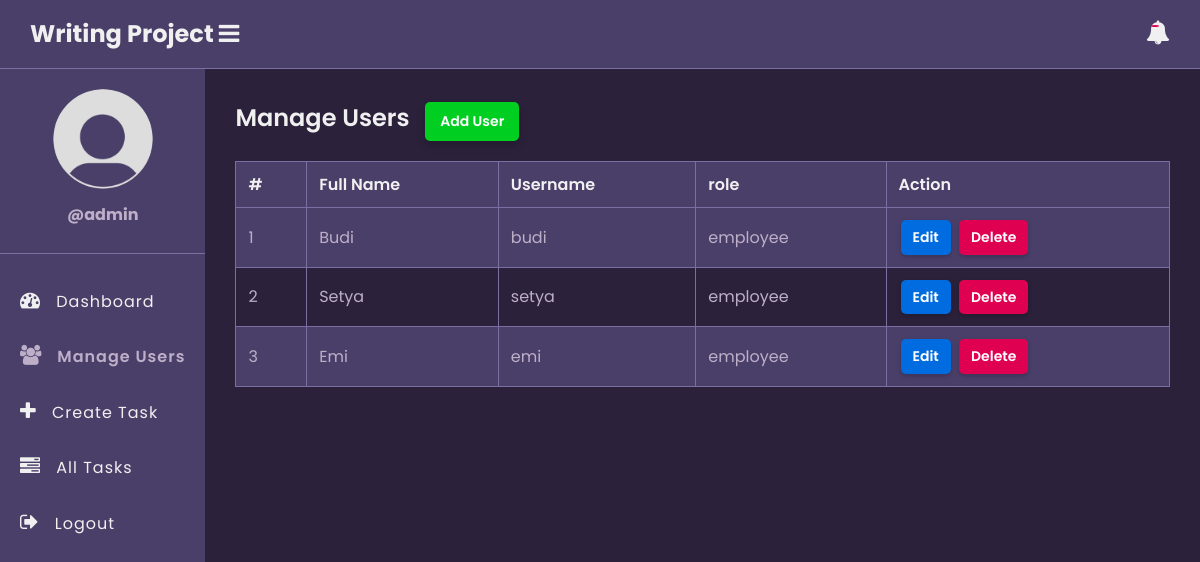
Screenshot of /user.php (signed in) with the database file from the repository.
### tables this page shows
CREATE TABLE `users` (
  `id` int(11) NOT NULL,
  `full_name` varchar(50) NOT NULL,
  `username` varchar(50) NOT NULL,
  `password` varchar(255) NOT NULL,
  `role` enum('admin','employee') NOT NULL,
  `created_at` timestamp NOT NULL DEFAULT current_timestamp()
);

### app/model/User.php (called while the page is built, shortened)
<?php
function get_all_users($conn){
	$sql = "SELECT * FROM users WHERE role =? ";
	$stmt = $conn->prepare($sql);
	$stmt->execute(["employee"]);
	if($stmt->rowCount() > 0){
		$users = $stmt->fetchAll();
	}else $users = 0;
	return $users;
}

### user.php (the view, shortened to what this page needs)
<?php
if (isset($_SESSION['role']) && isset($_SESSION['id']) && $_SESSION['role'] == "admin") {
    include "DB_connection.php";
    include "app/Model/User.php";
    $users = get_all_users($conn);
 ?>
<!DOCTYPE html>
<html>
<head>
	<link rel="stylesheet" href="https://stackpath.bootstrapcdn.com/font-awesome/4.7.0/css/font-awesome.min.css">
	<link rel="stylesheet" href="css/style.css">
</head>
<body>
	<?php include "inc/header.php" ?>
	<div class="body">
		<?php include "inc/nav.php" ?>
		<section class="section-1">
			<h4 class="title">Manage Users <a href="add-user.php">Add User</a></h4>
			<?php if ($users != 0) { ?>
			<table class="main-table">
				<tr>
					<th>#</th>
					<th>Full Name</th>
					<th>Username</th>
					<th>role</th>
					<th>Action</th>
				</tr>
				<?php $i=0; foreach ($users as $user) { ?>
				<tr>
					<td><?=++$i?></td>
					<td><?=$user['full_name']?></td>
					<td><?=$user['username']?></td>
					<td><?=$user['role']?></td>
					<td>
						<a href="edit-user.php?id=<?=$user['id']?>" class="edit-btn">Edit</a>
						<a href="delete-user.php?id=<?=$user['id']?>" class="delete-btn">Delete</a>
					</td>
				</tr>
			   <?php	} ?>
			</table>
		<?php }else { ?>
			<h3>Empty</h3>
		<?php  }?>
		</section>
	</div>
</body>
</html>
<?php }else{
   $em = "First login";
   header("Location: login.php?error=$em");
   exit();
}
 ?>

### css/style.css (style rules this page uses)
:root { --bg-darkest: #2b213a; --bg-medium: #4a3f69; --bg-light-table: #7b6fa1; --accent: #beafc9; --text-primary: #f0f0f0; --text-secondary: #beafc9; --blue-btn: #006ce0; --red-btn: #e00051; --green-btn: #00cf22; --danger-bg: #ff98aa; --danger-text: #b20008; --success-bg: #80ce91; --success-text: #009d22; }
* { margin: 0; padding: 0; box-sizing: border-box; font-family: Poppins, sans-serif; }
html { height: 100%; }
body { background-color: var(--bg-darkest); color: var(--text-primary); line-height: 1.6; }
a { color: var(--accent); text-decoration: none; }
.body { display: flex; }
.section-1 { padding: 30px; width: 100%; background: var(--bg-darkest); }
.section-1 .title { color: var(--text-primary); font-size: 24px; font-weight: 600; margin-bottom: 10px; }
.section-1 .title a { text-decoration: none; display: inline-block; border: none; background: var(--green-btn); padding: 8px 15px; color: #fff; font-size: 14px; border-radius: 5px; cursor: pointer; transition: opacity 0.3s; box-shadow: 0 4px 10px rgba(0, 0, 0, 0.2); margin-left: 10px; }
.main-table { width: 100%; margin-top: 20px; border-collapse: collapse; border: 1px solid var(--bg-light-table); color: var(--text-secondary); }
.main-table th, .main-table td { border: 1px solid var(--bg-light-table); padding: 10px 12px; }
.main-table th { background: var(--bg-medium); color: var(--text-primary); text-align: left; font-weight: 600; }
.main-table tr { background: var(--bg-darkest); }
.main-table tr:nth-child(even) { background: var(--bg-medium); }
.main-table td a { font-weight: 600; }
.delete-btn, .edit-btn { text-decoration: none; display: inline-block; padding: 6px 12px; color: #fff; font-size: 14px; font-weight: 500; border-radius: 5px; cursor: pointer; outline: none; transition: opacity 0.3s; box-shadow: 0 2px 5px rgba(0, 0, 0, 0.2); margin: 2px; }
.delete-btn { background: var(--red-btn); }
.edit-btn { background: var(--blue-btn); }

### rows the page displays
users: full_name "Budi", username "budi", role "employee"
users: full_name "Setya", username "setya", role "employee"
users: full_name "Emi", username "emi", role "employee"

### other values shown
$_SESSION['username'] "admin"
